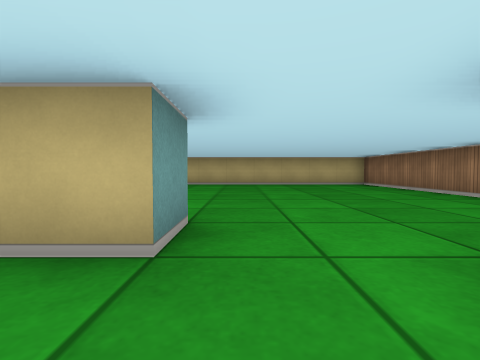
view 1 (above)

13 first-person views from a walk through a cub3D level. The camera is about half as high as the walls, tilts 2° down and sees 85° across. The floor is counted in squares. Each view is taken from the middle of a square. On the plan, view 1 faces up. The plan holds only what a view shows up to about 9 squares ahead; the rest is blank.

view 2
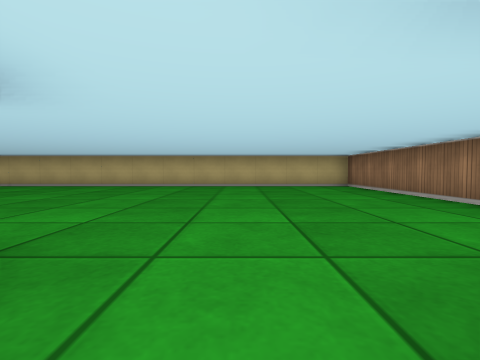

view 3
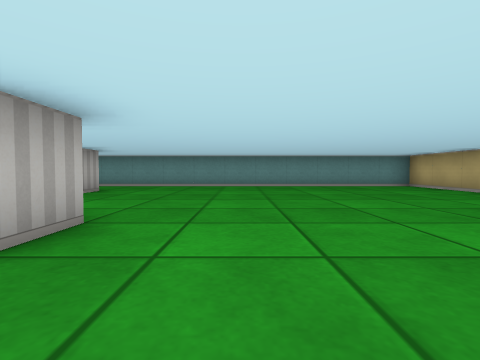

view 4
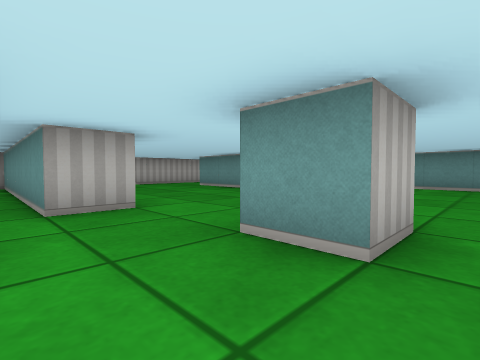

view 5
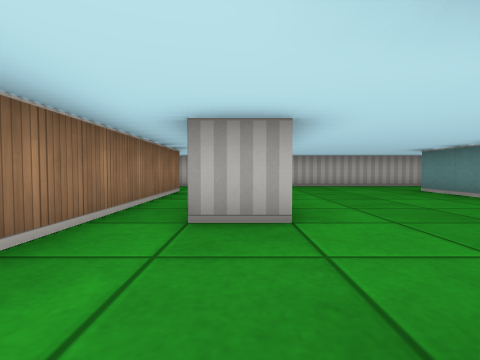

view 6
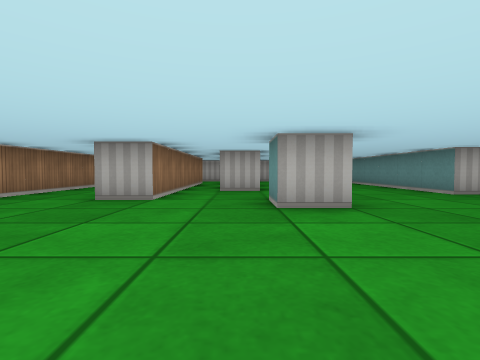

view 7
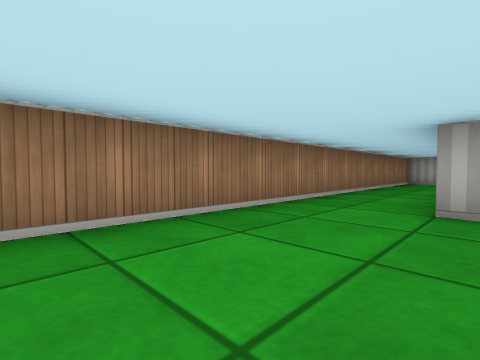

view 8
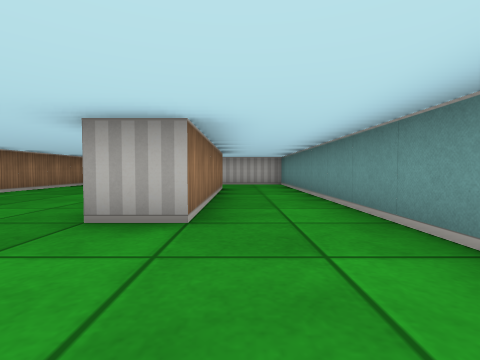

view 9
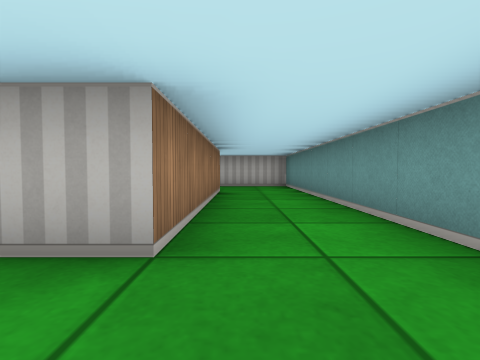

view 10
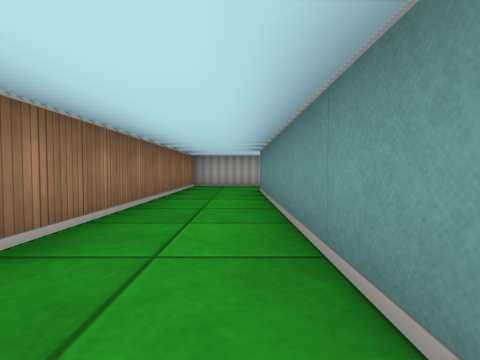

view 11
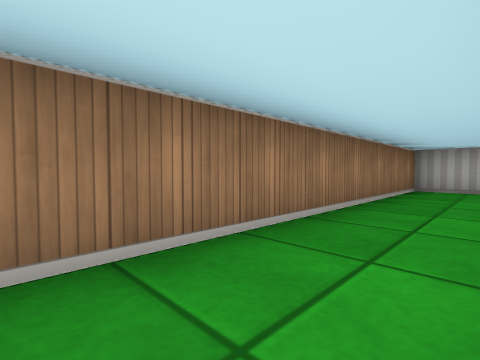

view 12
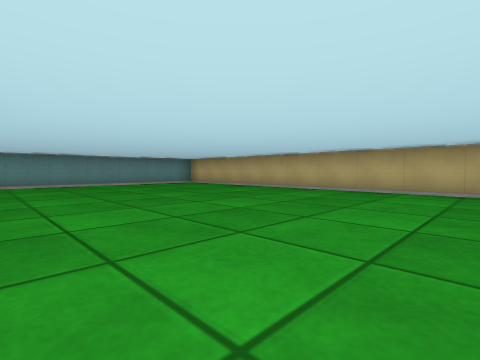

view 13
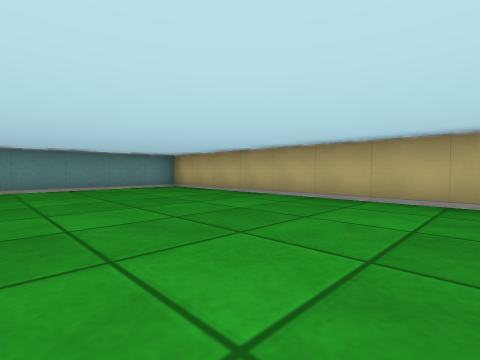

### Floor plan
Points are (right, up) in squares from view 1. A wall is a line through its corners. A room is listed if a view was taken in it or the views show most of it. See-through windows are left out.
Room 1 (views 1, 2, 3, 4, 5, 6, 7, 8, 9, 10, 11, 12, 13)
walls: (-1.6, 2.5) (-0.5, 2.5) (-0.5, 1.5) (-1.5, 1.5); (-0.6, -0.5) (0.5, -0.5) (0.5, -6.5) (4.5, -6.5) (4.5, 9.5) (-7.5, 9.5) (-7.5, -6.5) (-1.6, -6.5); (-5.5, -4.4) (-5.5, 0.5) (-4.5, 0.5) (-4.5, -4.5); (1.5, -4.5) (1.5, 1.5) (2.5, 1.5) (2.5, -4.5); (-0.5, -6) (-0.5, -2.9)

Positions as (right, up) in squares from view 1, and headings:
1: (0, 0), facing up
2: (1, 1), facing up
3: (1, 4), facing left
4: (1, 3), facing down-left
5: (0, 2), facing down
6: (0, 6), facing down
7: (2, 5), facing down-right
8: (-6, 3), facing down
9: (-6, 2), facing down
10: (3, 2), facing down
11: (3, 1), facing down-right
12: (2, 3), facing up-left
13: (0, 5), facing up-left
